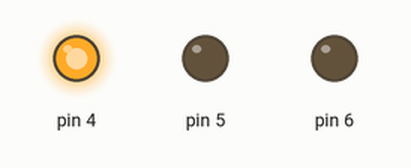
Bench run of a sketch on a simulated Arduino Uno, built with avr-gcc and run on an emulated ATmega328P. On the bench: output pins drawn as LEDs (lit = HIGH).

Above: at 0.1 s.
At 0.7 s:
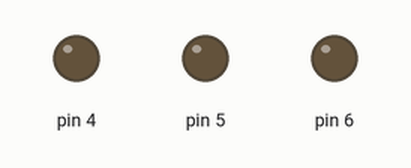
At 1.7 s:
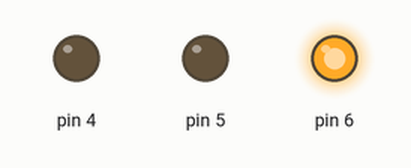
At 2.7 s:
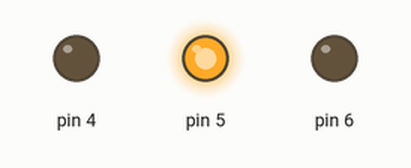
Timing chart, 0 to 3.0 s (numbered marks = the images above):
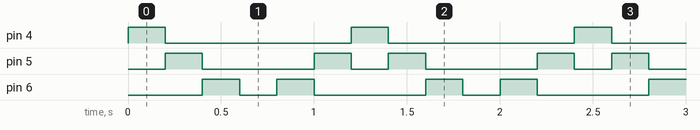

Measured:
- by itself, pin 4: alternates HIGH for 0.20 s and LOW for 1.0 s
- by itself, pin 5: repeats every 1.2 s: LOW 0.60 s, HIGH 0.20 s, LOW 0.20 s, HIGH 0.20 s
- by itself, pin 6: repeats every 1.2 s: LOW 0.20 s, HIGH 0.20 s, LOW 0.60 s, HIGH 0.20 s

The sketch:

Q2_in_sheet.ino
```cpp
void setup() {
  // put your setup code here, to run once:

pinMode(4,OUTPUT);
pinMode(5,OUTPUT);
pinMode(6,OUTPUT);
}

void loop() {
  // put your main code here, to run repeatedly:
digitalWrite(4,HIGH);
delay(200);
digitalWrite(4,LOW);
digitalWrite(5,HIGH);
delay(200);
digitalWrite(5,LOW);
digitalWrite(6,HIGH);
delay(200);
digitalWrite(6,LOW);
digitalWrite(7,HIGH);
delay(200);
digitalWrite(7,LOW);
digitalWrite(6,HIGH);
delay(200);
digitalWrite(6,LOW);
digitalWrite(5,HIGH);
delay(200);
digitalWrite(5,LOW);
}
```
